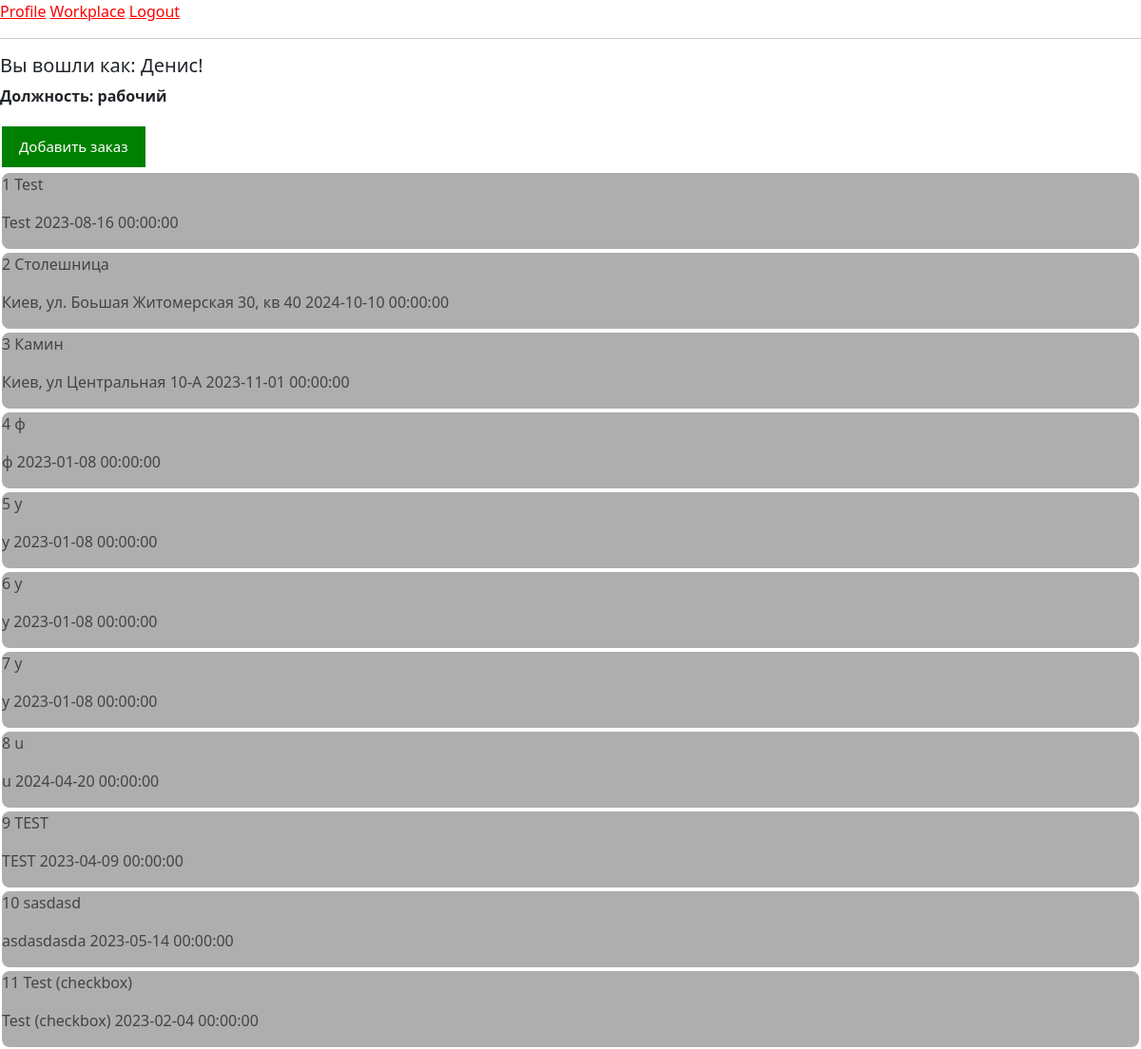
Before: /index (signed in) with the older database file.
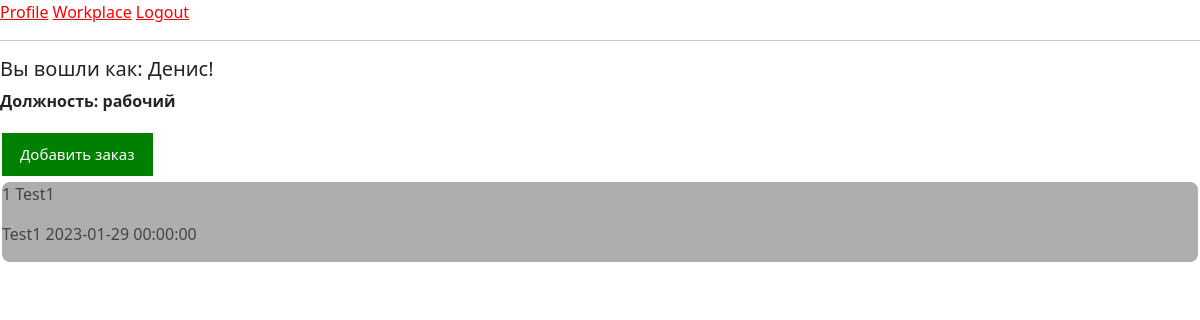
After: the same page with the newer database file.
### app/models.py (models this page shows)
class OrderClient(db.Model):
    id = db.Column(db.Integer, primary_key=True)
    title_order = db.Column(db.String(300))
    title_stone = db.Column(db.String(300))
    object_description = db.Column(db.String(2000))
    address = db.Column(db.String(5000))  # address of project
    deadline = db.Column(db.DateTime)  # when do we need to finish the project
    measurements = db.Column(db.Boolean, default=False, nullable=False)  # choice - Fals/True, do we need measures
    project_drawing = db.Column(db.Boolean, default=False,
                                nullable=False)  # choice - Fals/True, do we need project drawing
    control = db.Column(db.Boolean, default=False, nullable=False)
    clients_id = db.Column(db.Integer, db.ForeignKey('clients.id'),
                           nullable=False)  # relationship to table "clients" meny to one
    def __repr__(self):
        return f'Заказ №: {self.id} {self.title_order}, {self.address}, Конечная дата: {self.deadline}, ' \
               f'Замеры: {self.measurements}, Чертежи: {self.project_drawing}, Контроль: {self.control}'

### app/routes.py (the view)
@app.route('/')
@app.route('/index')
@login_required
def index():
    client_order = OrderClient.query.all()
    return render_template('index.html', title='Главная', client_order=client_order)

### app/models.py (called while the page is built)
@login.user_loader
def load_user(id):
    return User.query.get(int(id))

### app/templates/index.html (shortened to what this page needs)
{% if current_user.specialization_id is ne(2)%}
{% extends "base_bootstrap.html" %}
{% else %}
{% extends "base.html" %}
{% endif %}
{% block content %}
<form action="{{ url_for('add_order') }}" method="get" target="_blank">
    <button type="submit" class="button"> Добавить заказ </button>
</form>
{% for order in client_order %}
<button class="accordion" id="rcorners2">
    <p> {{ order.id }} {{ order.title_order }} </p>
    <p>{{ order.address }} {{ order.deadline }}</p>
</button>
{% endfor %}
{% endblock %}

Changed rows visible on the page:
removed OrderClient: id "2", title_order "Столешница", address "Киев, ул. Боьшая Житомерская 30, кв 40", deadline "2024-10-10 00:00:00"
removed OrderClient: id "3", title_order "Камин", address "Киев, ул Центральная 10-А", deadline "2023-11-01 00:00:00"
removed OrderClient: id "4", title_order "ф", address "ф", deadline "2023-01-08 00:00:00"
removed OrderClient: id "5", title_order "y", address "y", deadline "2023-01-08 00:00:00"
removed OrderClient: id "6", title_order "y", address "y", deadline "2023-01-08 00:00:00"
removed OrderClient: id "7", title_order "y", address "y", deadline "2023-01-08 00:00:00"
removed OrderClient: id "8", title_order "u", address "u", deadline "2024-04-20 00:00:00"
removed OrderClient: id "9", title_order "TEST", address "TEST", deadline "2023-04-09 00:00:00"
removed OrderClient: id "10", title_order "sasdasd", address "asdasdasda", deadline "2023-05-14 00:00:00"
removed OrderClient: id "11", title_order "Test (checkbox)", address "Test (checkbox)", deadline "2023-02-04 00:00:00"
changed OrderClient id 1: title_order "Test" → "Test1"; address "Test" → "Test1"; deadline "2023-08-16 00:00:00" → "2023-01-29 00:00:00"
